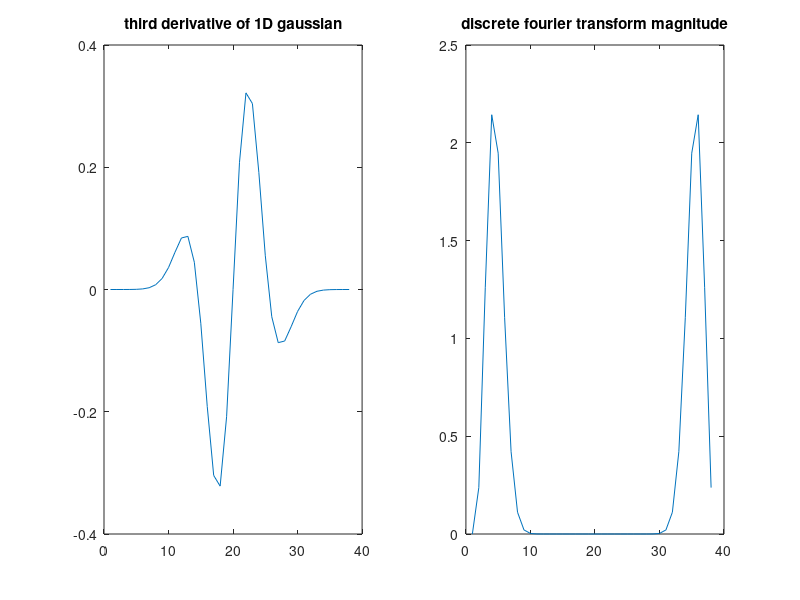
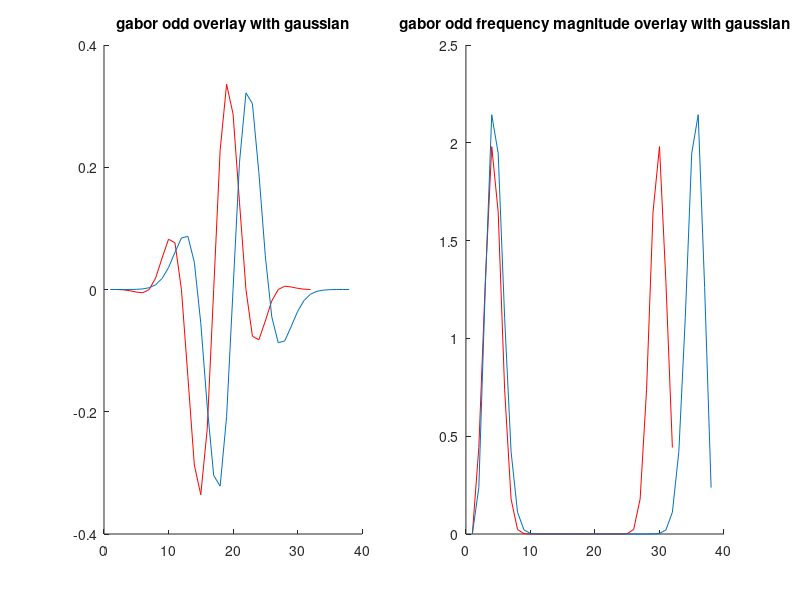

MATLAB code for these plots, in order:
% Author: <njoffe@ucsd.edu> Nitay Joffe
% Date: 10/24/2006
% Class: CSE 166 - Image Processing
% Homework: 1
% Problem: 2 - Gaussian derivatives vs. Gabor functions
clear;

% Gaussian derivatives vs. Gabor functions
% (a) Evaluate the 1D Gaussian function e^{-x^2/2\sigma^2} on the interval
%     x: [-16, 15] using \sigma = 3. Compute its approximate third derivative
%     by repeated application of the centered first difference kernel. Plot the
%     resulting function and its DFT magnitude.

x = -16:15;
sigma = 3;
y = exp(-x.^2/(2*sigma^2));
centered_first_difference_kernel = [1 0 -1];

first_derivative = conv(centered_first_difference_kernel, y);
second_derivative = conv(centered_first_difference_kernel, first_derivative);
third_derivative = conv(centered_first_difference_kernel, second_derivative);
third_derivative_frequency_magnitude = abs(fft(third_derivative));

figure;
subplot(1,2,1);
plot(third_derivative);
title('third derivative of 1D gaussian');
subplot(1,2,2);
plot(third_derivative_frequency_magnitude);
title('discrete fourier transform magnitude');

% (b) Experimentally find parameter values for an even or odd 1D Gabor function
%     that closely matches the Gaussian 3rd derivative. Note: you may also need
%     to apply an amplitude scaling factor. Once you have found a good match,
%     make plots showing the quality of the match in both the spatial domain and
%     the frequency domain.

x = -16:15;
sigma = 4;
u_o = 1.1;
amplitude_scaling_factor = 0.4;

gabor = amplitude_scaling_factor * exp(-x.^2 / (2*sigma^2)).*exp(j*2*pi*u_o*x);
gabor_odd = imag(gabor);
gabor_odd_frequency_magnitude = abs(fft(gabor_odd));

figure;
subplot(1,2,1);
hold on;
plot(gabor_odd,'r');
plot(third_derivative);
title('gabor odd overlay with gaussian');
subplot(1,2,2);
hold on;
plot(gabor_odd_frequency_magnitude,'r');
plot(third_derivative_frequency_magnitude);
title('gabor odd frequency magnitude overlay with gaussian');